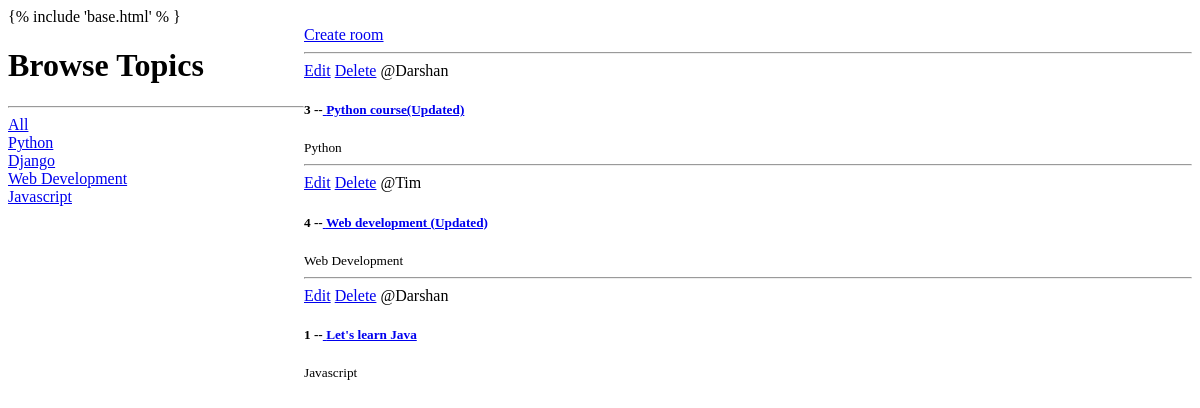
Before: / with the older database file.
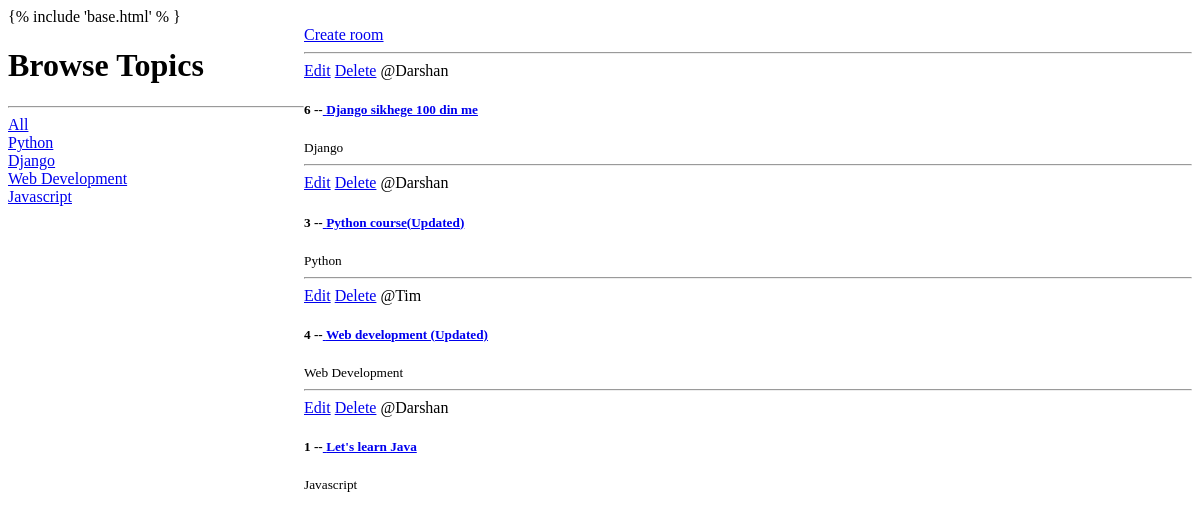
After: the same page with the newer database file.
### studyapp/models.py (models this page shows, shortened)
class Topic(models.Model):
    name=models.CharField(max_length=200)
    def __str__(self):
        return self.name

class Room(models.Model):
    host=models.ForeignKey(User,on_delete=models.CASCADE,null=True)
    topic=models.ForeignKey(Topic,on_delete=models.SET_NULL,null=True)
    name=models.CharField(max_length=200)
    description=models.TextField(null=True,blank=True)
    updated=models.DateTimeField(auto_now=True)
    created=models.DateTimeField(auto_now_add=True)
    class Meta:
        ordering=['-updated','-created']

### studyapp/views.py (the view)
# urls.py: path('',views.home,name='home'),
def home(request):
    q=request.GET.get('q') if request.GET.get('q')!=None else ''
    rooms=Room.objects.filter(topic__name__icontains=q)
    topic=Topic.objects.all()
    context={"rooms":rooms,"topic":topic}
    return render(request,'studyapp/home.html',context)

### studyapp/templates/studyapp/home.html (shortened to what this page needs)
{% extends 'main.html' %}
{% block content%}
<div class="block_container">
    <div class="block-sidebar">
        <h1>Browse Topics</h1>
        <hr>
        <div>
            <a href="{% url 'home'%}">All</a>
        </div>
        {%for t in topic%}
        <div>
            <a href="{% url 'home'%}?q={{t.name}}">{{t.name}}</a>
        </div>
        {%endfor%}
    </div>
    <div>
        <div><a href="{% url 'create-room'%}">Create room</a></div>
        <div>
            {%for room in rooms%}
            <div>
                <hr>
                <a href="{%url 'update-room' room.id%}">Edit</a>
                <a href="{% url 'delete-room' room.id%}">Delete</a>
                <span>@{{room.host.username}}</span>
                <h5> {{room.id}} --<a href="{% url 'room' room.id %}"> {{room.name}}</a></h5>
                <small>{{room.topic}}</small>
                <br>
            </div>
            {%endfor%}
        </div>
    </div>
</div>
{%endblock content%}

Changed rows visible on the page:
added Room: host.username "Darshan", id "6", name "Django sikhege 100 din me", topic "Django"
